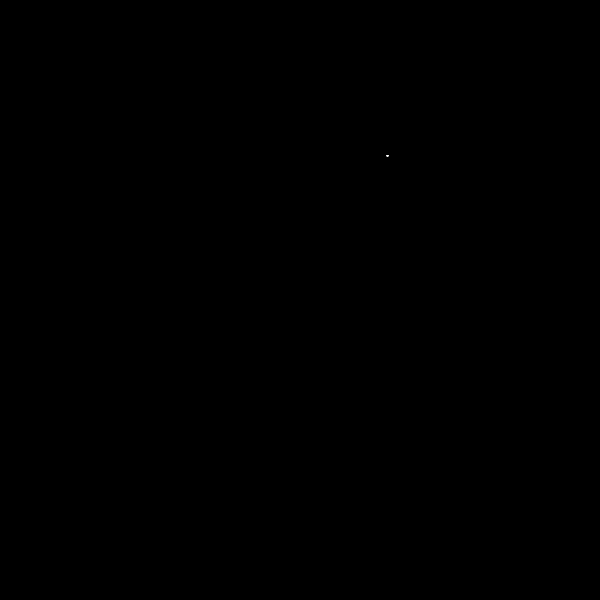
Frame 1 (no input)
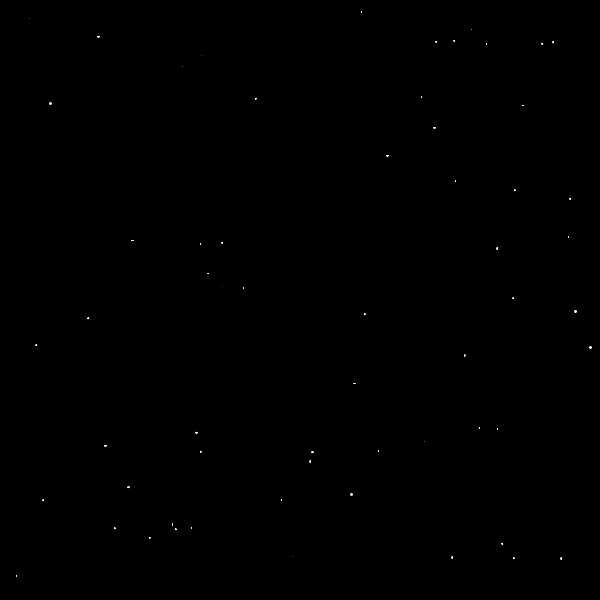
Frame 60 (the mouse pressed at the canvas centre just before this capture)
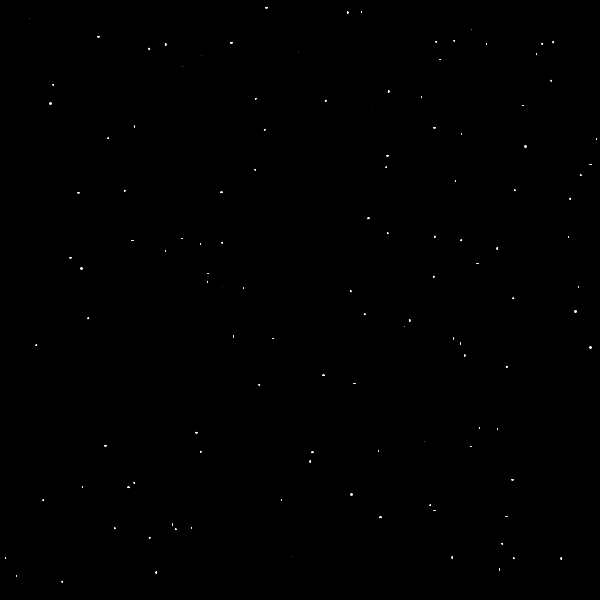
Frame 120 (the mouse held since frame 60 and released just before this capture)

The Processing sketch that drew these frames (run headless with seeded random() and noise(); from frame 60 on, the mouse is pressed at the canvas centre):

// Processing sketch: brs
// ── brs.pde
void setup()
{
  size(600,600);
  background(0);
}
void draw()
{


  stroke(255);
  ellipse(random(600),random(600),random(2),random(2));
  
}
